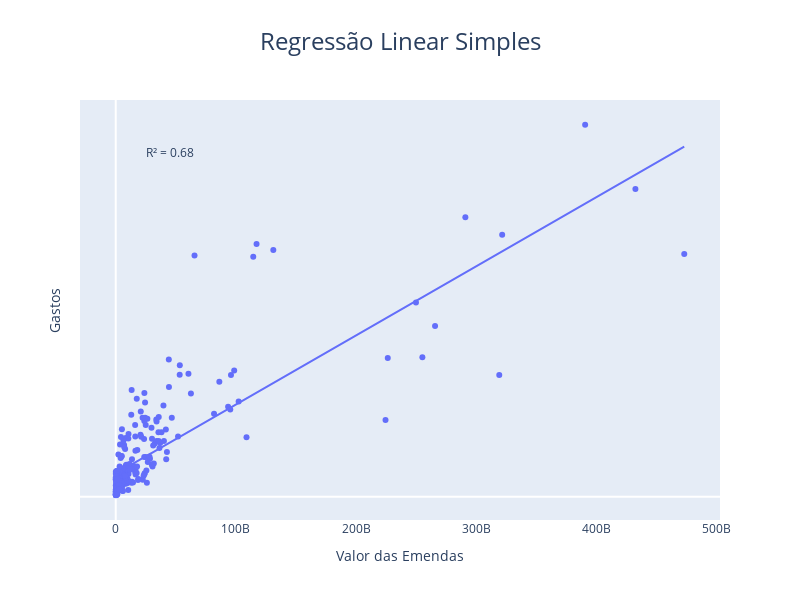

Source (notebook cell):
### Code cell
# controlando por ano antes e depois de 2018.
X = variaveis_uf_ano[['valor_emendas', 'ano_emenda']]
X = sm.add_constant(X)  
y = variaveis_uf_ano['gastos']  

# Ajuste do modelo
model = sm.OLS(y, X).fit()

# Calcular R²
r2 = model.rsquared

# Use o Plotly Express para criar o gráfico
fig3 = px.scatter(variaveis_uf_ano, x='valor_emendas', y='gastos', trendline="ols", title='Regressão Linear Simples',
                labels={'valor_emendas': 'Valor das Emendas', 'gastos': 'Gastos'},
                hover_data=['valor_emendas', 'gastos'])

fig3.update_layout(title=dict(
        text='Regressão Linear Simples',
        font=dict(size=24)  # Tamanho do título
    ),
    title_x=0.5
).update_xaxes(showgrid=False).update_yaxes(
                showticklabels=False, showgrid=False)

# Adicione uma anotação para R²
fig3.add_annotation(x=0.1, y=0.9, text=f"R² = {r2:.2f}", showarrow=False, 
                   xref="paper", yref="paper")

fig3.update_layout(autosize=False, width=800, height=600)

# Mostrar a figura
fig3.show()

### Figure 1 — Plotly figure (JSON) as saved in the notebook; plotly's stock layout.template omitted (floating-point values rounded to 4 significant figures; data arrays with more than 128 entries replaced by an {"elided": "..."} marker saying what was removed)
{"data": [{"hovertemplate": "Valor das Emendas=%{x}<br>Gastos=%{y}<extra></extra>", "legendgroup": "", "marker": {"color": "#636efa", "symbol": "circle"}, "mode": "markers", "name": "", "orientation": "v", "showlegend": false, "type": "scatter", "x": {"elided": "243 float values"}, "xaxis": "x", "y": {"elided": "243 float values"}, "yaxis": "y"}, {"hovertemplate": "<b>OLS trendline</b><br>gastos = 0.00942437 * valor_emendas + 3.1487e+08<br>R<sup>2</sup>=0.682102<br><br>Valor das Emendas=%{x}<br>Gastos=%{y} <b>(trend)</b><extra></extra>", "legendgroup": "", "marker": {"color": "#636efa", "symbol": "circle"}, "mode": "lines", "name": "", "showlegend": false, "type": "scatter", "x": {"elided": "243 float values"}, "xaxis": "x", "y": {"elided": "243 float values"}, "yaxis": "y"}], "layout": {"annotations": [{"showarrow": false, "text": "R² = 0.68", "x": 0.1, "xref": "paper", "y": 0.9, "yref": "paper"}], "autosize": false, "height": 600, "legend": {"tracegroupgap": 0}, "title": {"font": {"size": 24}, "text": "Regressão Linear Simples", "x": 0.5}, "width": 800, "xaxis": {"anchor": "y", "domain": [0, 1], "showgrid": false, "title": {"text": "Valor das Emendas"}}, "yaxis": {"anchor": "x", "domain": [0, 1], "showgrid": false, "showticklabels": false, "title": {"text": "Gastos"}}}}
